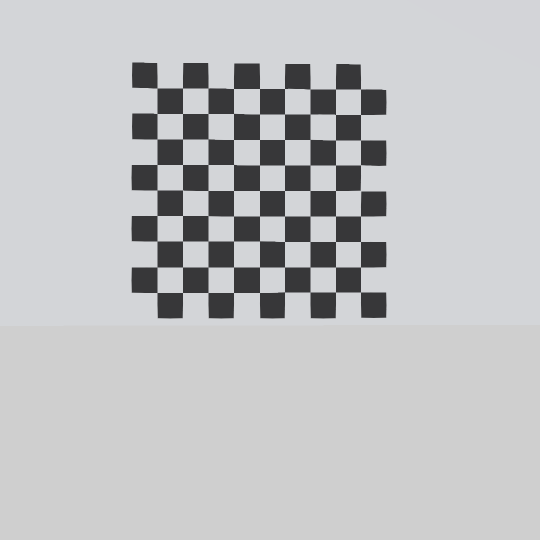
#> input picture controllers/project_controller/calibration_images/checkerboard_0.png, 1080 x 1080 px (shown at 1/2 size); its folder holds only this picture in this run
$ python -i detection.py   (imports and definitions only)
#> lines starting #> are read from the running program, lines starting #| are printed output that depends on the picture; after the words box and inside, x2 and y2 are one past the last pixel; in counts of white or black regions, pixels touching at a corner belong together
#> further down, picture is the input picture: shape (1080, 1080, 3); mean B, G, R 194.8, 193.1, 192.1
import numpy as np
import matplotlib.pyplot as plt
import matplotlib.lines as mlines
import cv2
import os

def get_edge_map(image):
    edge_image = cv2.GaussianBlur(image, (3, 3), 1)
    edge_image = np.round(edge_image)
    edge_image = np.uint8(edge_image * 255)
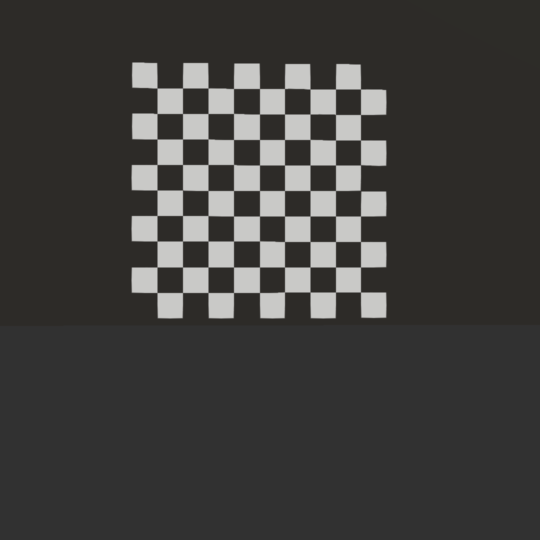
#> edge_image: shape (1080, 1080, 3) (shown at 1/2 size); mean B, G, R 61.2, 62.9, 63.9
    edge_image = cv2.Canny(edge_image, 0, 255)
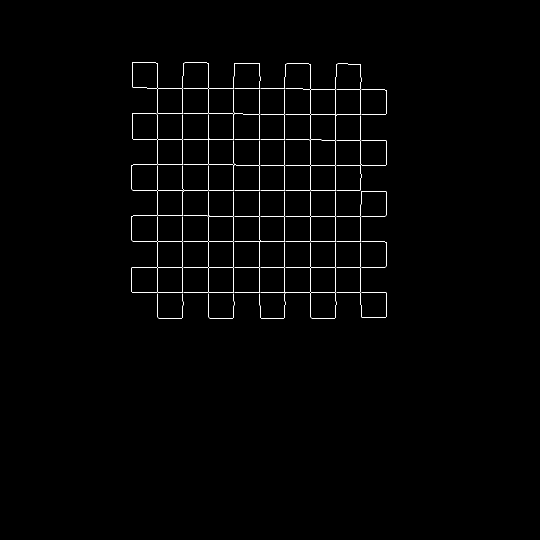
#> edge_image: shape (1080, 1080) (shown at 1/2 size); 0.84% white in thin lines or dots, all inside (x1, y1, x2, y2) = (263, 124, 773, 637)
    edge_image = cv2.dilate(
        edge_image,
        cv2.getStructuringElement(cv2.MORPH_RECT, (5, 5)),
        iterations=1
    )
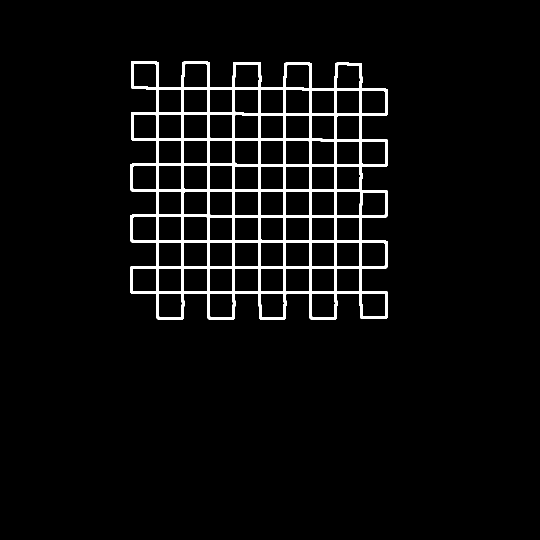
#> edge_image: shape (1080, 1080) (shown at 1/2 size); 4.2% white; 1 white region, box (x1, y1, x2, y2) and area: (261, 122, 775, 639) 49021
    edge_image = cv2.erode(
        edge_image,
        cv2.getStructuringElement(cv2.MORPH_RECT, (5, 5)),
        iterations=1
    )

    return edge_image


def detect_corners(image, print_corners=False):
    edges = get_edge_map(image)
    # [7 lines of commented-out code are left out]

    dst = cv2.cornerHarris(
        edges,
        blockSize=2,
        ksize=3,
        k=.04
    )
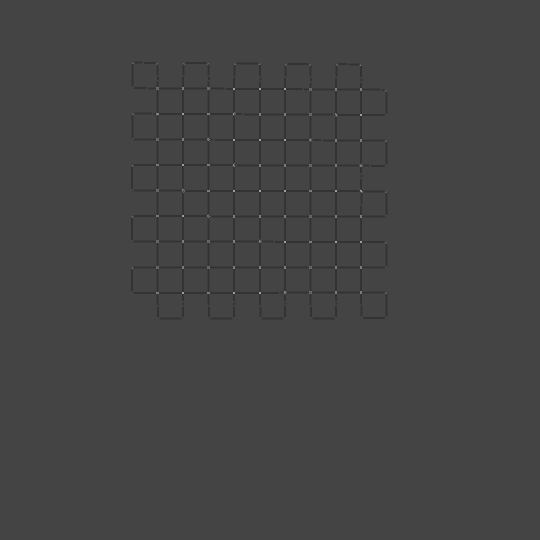
#> dst: shape (1080, 1080) float32 (shown at 1/2 size); min -0.04, max 0.108, mean -0.00025; drawn with min black and max white
    dst = cv2.dilate(
        dst,
        cv2.getStructuringElement(cv2.MORPH_RECT, (5, 5)),
        iterations=1
    )
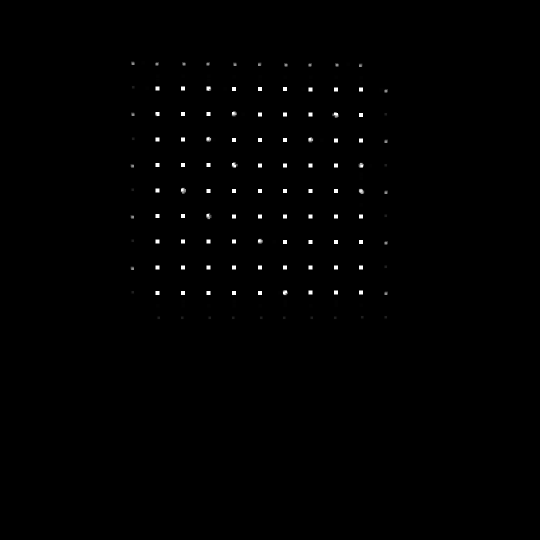
#> dst: shape (1080, 1080) float32 (shown at 1/2 size); min 0, max 0.108, mean 0.000521; drawn with min black and max white
    dst = cv2.erode(
        dst,
        cv2.getStructuringElement(cv2.MORPH_RECT, (5, 5)),
        iterations=1
    )
    _, dst = cv2.threshold(dst, 0.01 * dst.max(), 255, 0)
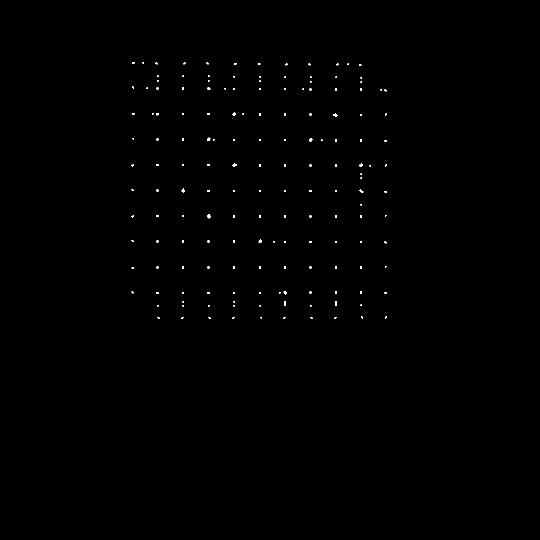
#> dst: shape (1080, 1080) float32 (shown at 1/2 size); 0.21% white; 160 white regions (145 under 20 px), largest, box (x1, y1, x2, y2) and area: (363, 377, 370, 386) 38, (414, 428, 421, 437) 38, (666, 227, 675, 234) 35
    _, _, _, centroids = cv2.connectedComponentsWithStats(np.uint8(dst))
#> centroids = 161 pairs, first value 264.7 to 771.3, second value 125 to 635.3
    criteria = (cv2.TERM_CRITERIA_EPS + cv2.TERM_CRITERIA_MAX_ITER, 100, 0.001)
    features = cv2.cornerSubPix(edges, np.float32(centroids), (5, 5), (-1, -1), criteria)
#> features = 161 pairs, first value 263.5 to 771.5, second value 124.5 to 635.5
    results = []
    if len(features) > 0:
        # features = np.int0(features)

        tmp_image = image.copy() * 255
        for i in features:
            loc = i.ravel()
            results.append(loc)
            if print_corners:
                cv2.circle(tmp_image, np.int0(loc), 2, (255.0, 255.0, 0), -1)
                cv2.circle(edges, np.int0(loc), 4, (255.0, 255.0, 0), -1)
#> this loop made 161 passes
#> loc on passes 1 to 3: [539.5, 539.8], [264.5, 124.7], [285.5, 124.5]
#> after the loop, results has the same summary as features

        if print_corners:
            figure = plt.figure(figsize=(12, 12))
            subplot1 = figure.add_subplot(1, 2, 1)
            subplot2 = figure.add_subplot(1, 2, 2)
            subplot1.imshow(tmp_image)
            subplot2.imshow(edges, cmap="gray")
            plt.show()

    return results


# [196 lines left out: functions hough_line_detection_lidar, hough_line_detection_image, calibrate_camera, not called in this run]

>>> import cv2
>>> picture = cv2.imread('calibration_images/checkerboard_0.png')
>>> result = detect_corners(picture)
#> result has the same summary as features in detect_corners

$ run again, on controllers/project_controller/calibration_images/checkerboard_1.png
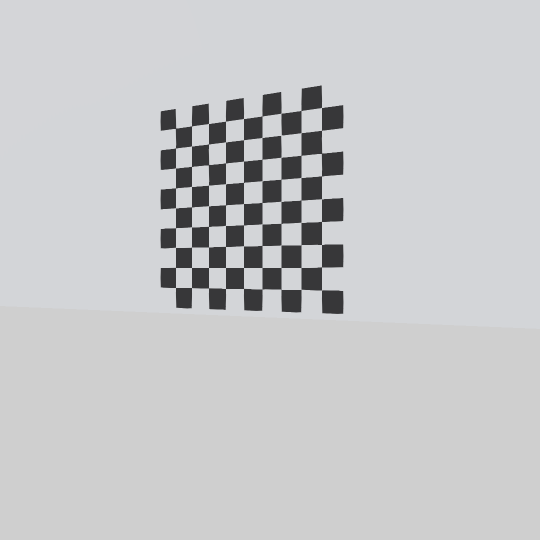
#> input picture controllers/project_controller/calibration_images/checkerboard_1.png, 1080 x 1080 px (shown at 1/2 size)
#> picture is the input picture: shape (1080, 1080, 3); mean B, G, R 201.7, 200, 199
#> in get_edge_map, `edge_image = cv2.Canny(edge_image, 0, 255)`:
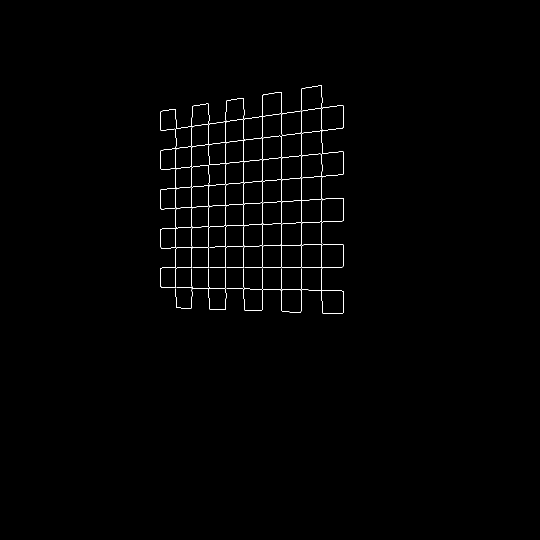
#> edge_image: shape (1080, 1080) (shown at 1/2 size); 0.66% white in thin lines or dots, all inside (x1, y1, x2, y2) = (321, 171, 687, 628)
#> in detect_corners, `_, dst = cv2.threshold(dst, 0.01 * dst.max(), 255, 0)`:
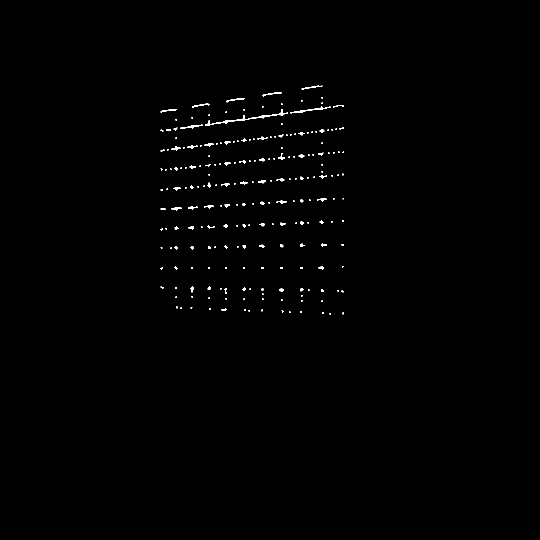
#> dst: shape (1080, 1080) float32 (shown at 1/2 size); 0.49% white; 218 white regions (140 under 20 px), largest, box (x1, y1, x2, y2) and area: (410, 218, 576, 252) 528, (581, 213, 661, 227) 232, (361, 249, 405, 258) 131
#> centroids = 219 pairs, first value 322.6 to 686, second value 174.3 to 627
#> features = 219 pairs, first value 321.4 to 686, second value 173 to 626.6
#> the loop in detect_corners, `for i in features:` made 219 passes
#> loc on passes 1 to 3: [539.7, 540.4], [626.5, 173], [545.5, 186]
#> after the loop in detect_corners, `for i in features:`: results has the same summary as features
#> result has the same summary as features in detect_corners

$ run again, on controllers/project_controller/calibration_images/checkerboard_2.png
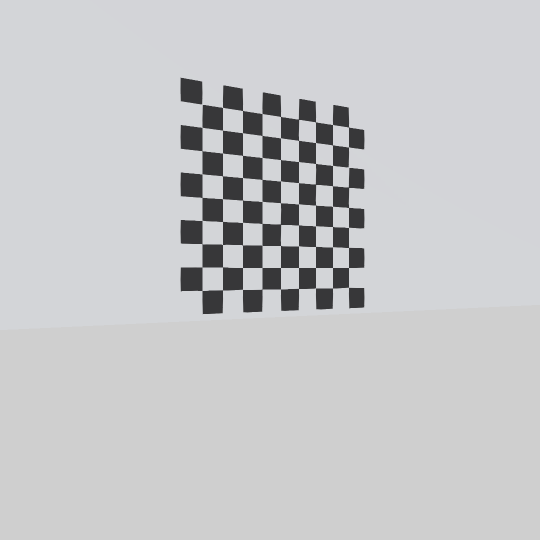
#> input picture controllers/project_controller/calibration_images/checkerboard_2.png, 1080 x 1080 px (shown at 1/2 size)
#> picture is the input picture: shape (1080, 1080, 3); mean B, G, R 201.5, 199.6, 198.7
#> in get_edge_map, `edge_image = cv2.Canny(edge_image, 0, 255)`:
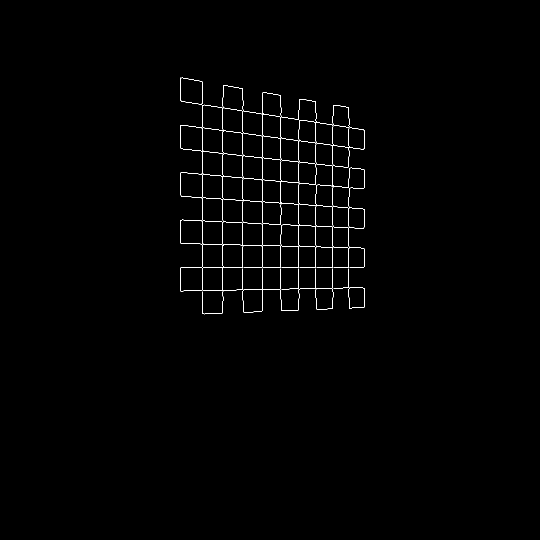
#> edge_image: shape (1080, 1080) (shown at 1/2 size); 0.67% white in thin lines or dots, all inside (x1, y1, x2, y2) = (361, 155, 729, 629)
#> in detect_corners, `_, dst = cv2.threshold(dst, 0.01 * dst.max(), 255, 0)`:
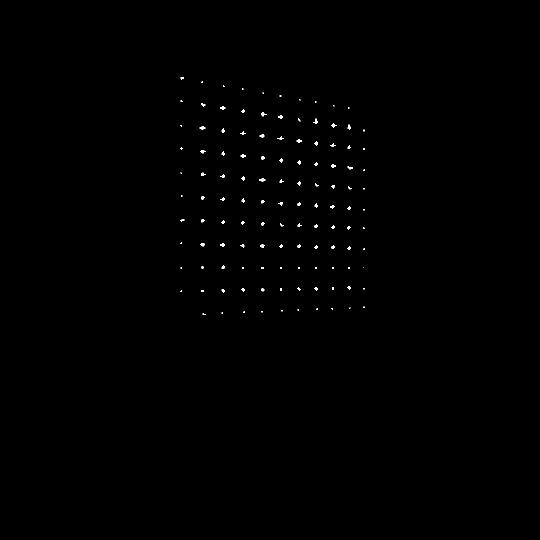
#> dst: shape (1080, 1080) float32 (shown at 1/2 size); 0.25% white; 119 white regions (50 under 20 px), largest, box (x1, y1, x2, y2) and area: (522, 224, 533, 233) 46, (627, 237, 636, 248) 46, (663, 246, 674, 255) 46
#> centroids = 120 pairs, first value 362 to 727.9, second value 155.9 to 627.8
#> features = 120 pairs, first value 361 to 727.6, second value 155.2 to 627.4
#> the loop in detect_corners, `for i in features:` made 120 passes
#> loc on passes 1 to 8: [539.5, 539.9], [361.4, 155.2], [403.4, 162.6], [446, 171], [484.5, 176.7], [525, 185], [560.6, 190.6], [598, 198]
#> after the loop in detect_corners, `for i in features:`: results has the same summary as features
#> result has the same summary as features in detect_corners
